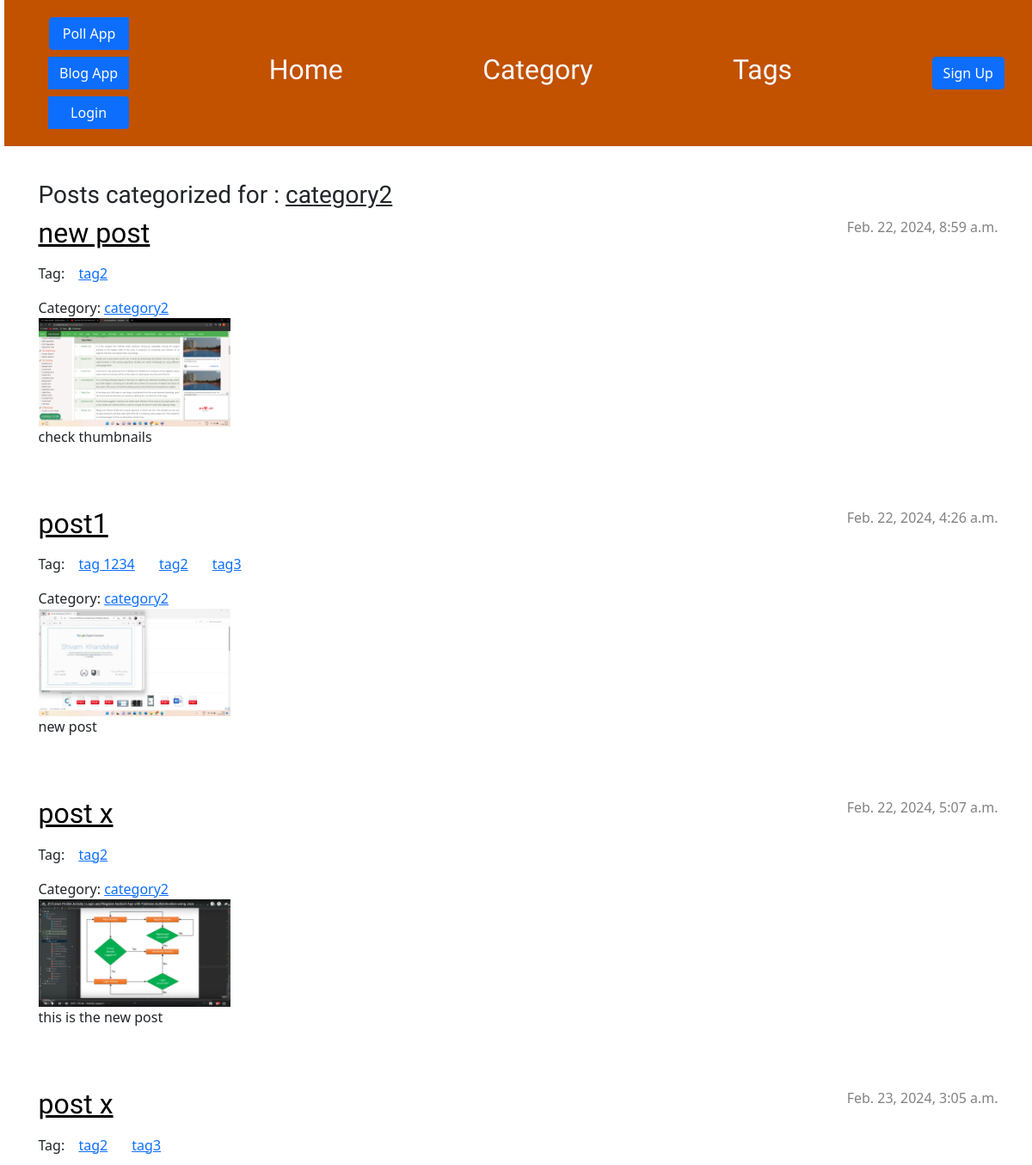
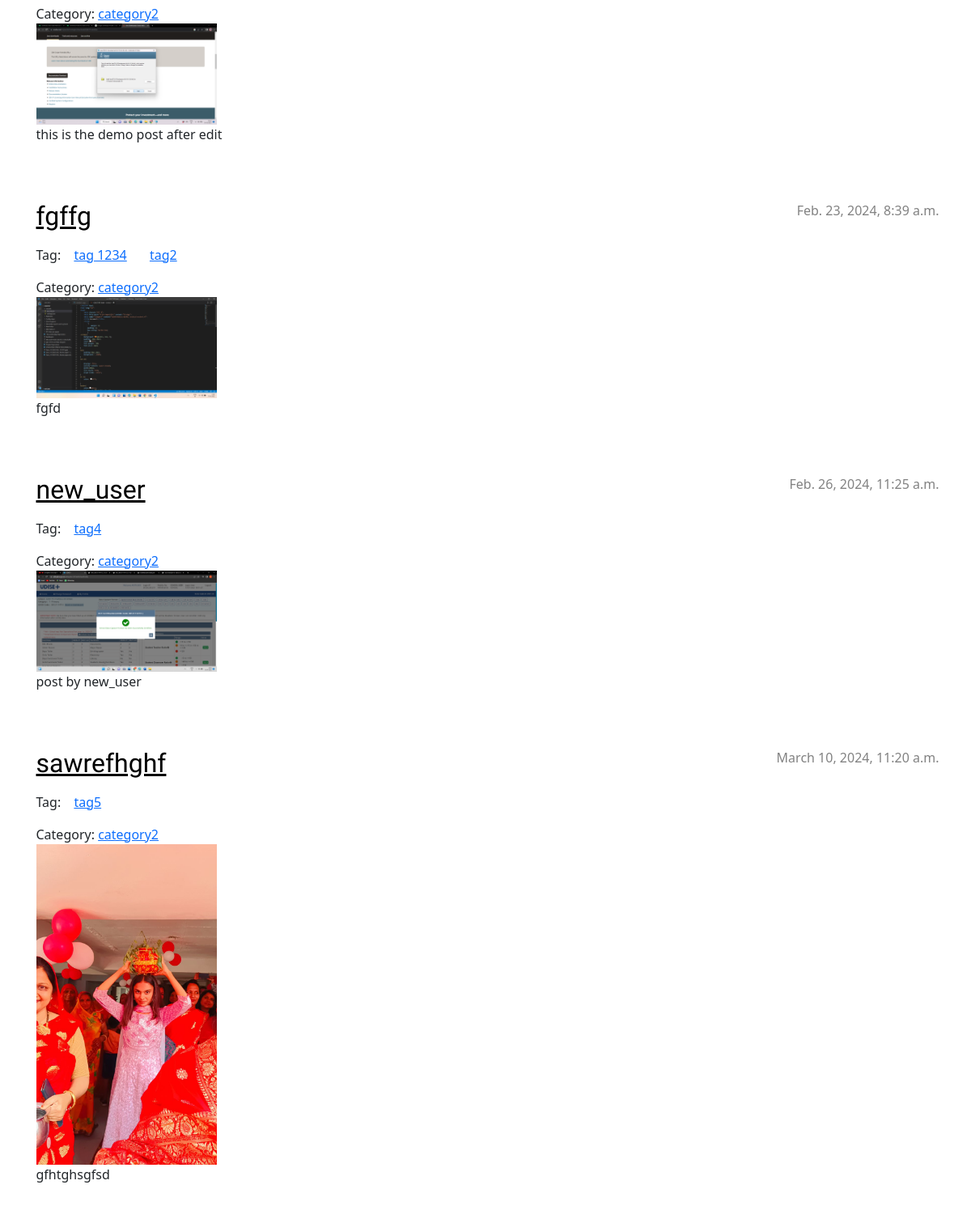
The page /cat/category2 on the database its author committed (2 pictures, top to bottom).
### blog/models.py (models this page shows, shortened)
class Category(models.Model):
    title = models.CharField(max_length=100, unique= True)
    slug = AutoSlugField(populate_from="title", unique=True)

class Post(models.Model):
    category = models.ForeignKey(Category, on_delete=models.SET_NULL,blank=True, null=True,)
    author = models.ForeignKey(settings.AUTH_USER_MODEL, on_delete=models.CASCADE)
    tags = models.ManyToManyField(Tag)
    title = models.CharField(max_length=200)
    slug = AutoSlugField(populate_from ='title' , unique = True, null = True , default=None )
    text = models.TextField()
    created_date = models.DateTimeField(default=timezone.now)
    published_date = models.DateTimeField(blank=True, null=True)
    thumbnails = models.ImageField(upload_to='thumbnails/', default=None)
    featured_image = models.ImageField(upload_to='uploads/', default= None)

class Tag(models.Model):
    title= models.CharField(max_length=100,unique=True)
    slug = AutoSlugField(populate_from="title", unique=True, null = True , default=None)

### blog/views.py (the view)
# urls.py: path('cat/<category_slug>',views.cat_details,name='cat_post'),
def cat_details(request, category_slug):
    categories = get_object_or_404(Category, title=category_slug)
    posts = Post.objects.filter(category=categories)
    category_slug = "Category for: "+category_slug
    return render(request, 'blog/post_list.html', {'posts': posts,'categorie':categories,"query":category_slug})

### blog/templates/blog/post_list.html (shortened to what this page needs)
{% extends 'blog/base.html' %}
{% load static %}
{% block content %}
{% if categorie.title %}
<h3> Posts categorized for : <u>{{ categorie.title }}</u></h3>
{% endif %}
{% for post in posts %}
    <article class="post">
        <time class="date">
            {{ post.published_date }}
        </time>
        <h2><a href="{% url 'blog:post_detail' slug=post.slug %}">{{ post.title }}</a></h2>
        <div class="mb-3 mt-3">
            Tag:
            {% for tag in post.tags.all %}
                <a class="tag mx-1 p-2" href="{%url 'blog:tag_post' tag_title=tag.title %}"><span>{{ tag.title}}</span></a>
            {% endfor %}
        </div>
        {% if post.category.title %}
            Category: <a href="{% url 'blog:cat_post' category_slug=post.category.title %}">{{ post.category.title }}</a>
        {% endif %}
        <br>
        {% if post.thumbnails %}
            <img src = "{{ post.thumbnails.url }}" alt="{{post.thumbnails}}" width= "20%" height="20%">
        {% endif %}
        <p class ="overflow-limit">{{ post.text|linebreaksbr }}</p>
    </article>
{% endfor %}
{% endblock %}

### blog/static/css/blog.css (style rules this page uses)
h1 a, h2 a { color: #C25100; }
body { padding-left: 5px; }
h1, h2, h3, h4 { font-family: 'Lobster', cursive; }
.date { color: #828282; }
.post { margin-bottom: 70px; }
.post h2 a, .post h2 a:visited { color: #000000; }
.post > .date, .post > .actions { float: right; }

### blog/templates/blog/base.html (style rules this page uses)
.overflow-limit { max-height: 65px; overflow: auto; text-overflow: ellipsis; max-width: 600px; }

### rows shown on the page
Category: title "category2"
Post: published_date "Feb. 22, 2024, 8:59 a.m.", title "new post", category "category2", thumbnails (picture), text "check thumbnails"
Tag: title "tag2"
Post: published_date "Feb. 22, 2024, 4:26 a.m.", title "post1", category "category2", thumbnails (picture), text "new post"
Tag: title "tag 1234"
Tag: title "tag3"
Post: published_date "Feb. 22, 2024, 5:07 a.m.", title "post x", category "category2", thumbnails (picture), text "this is the new post"
Post: published_date "Feb. 23, 2024, 3:05 a.m.", title "post x", category "category2", thumbnails (picture), text "this is the demo post after edit"
Post: published_date "Feb. 23, 2024, 8:39 a.m.", title "fgffg", category "category2", thumbnails (picture), text "fgfd"
Post: published_date "Feb. 26, 2024, 11:25 a.m.", title "new_user", category "category2", thumbnails (picture), text "post by new_user"
Tag: title "tag4"
Post: published_date "March 10, 2024, 11:20 a.m.", title "sawrefhghf", category "category2", thumbnails (picture), text "gfhtghsgfsd"
Tag: title "tag5"
